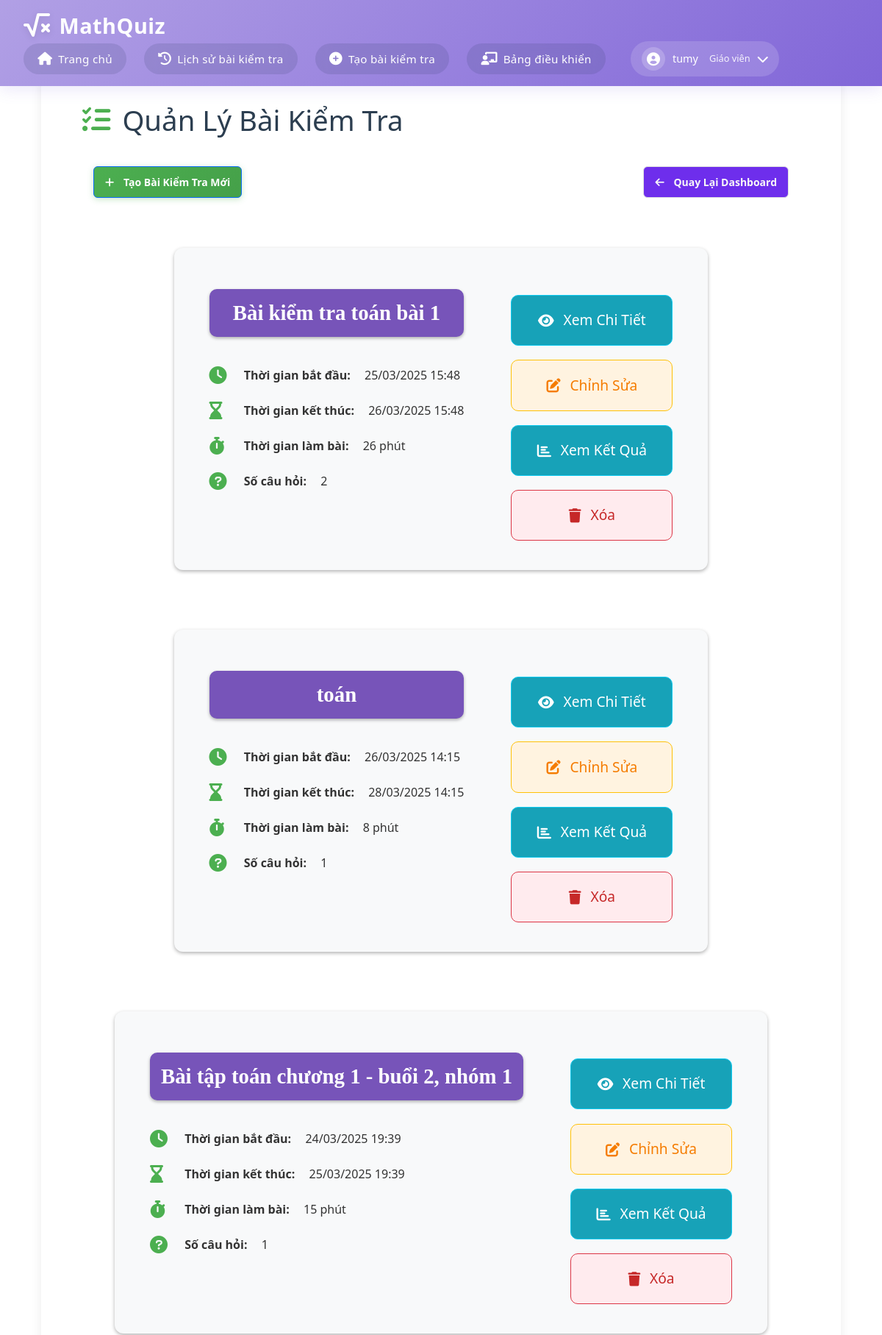
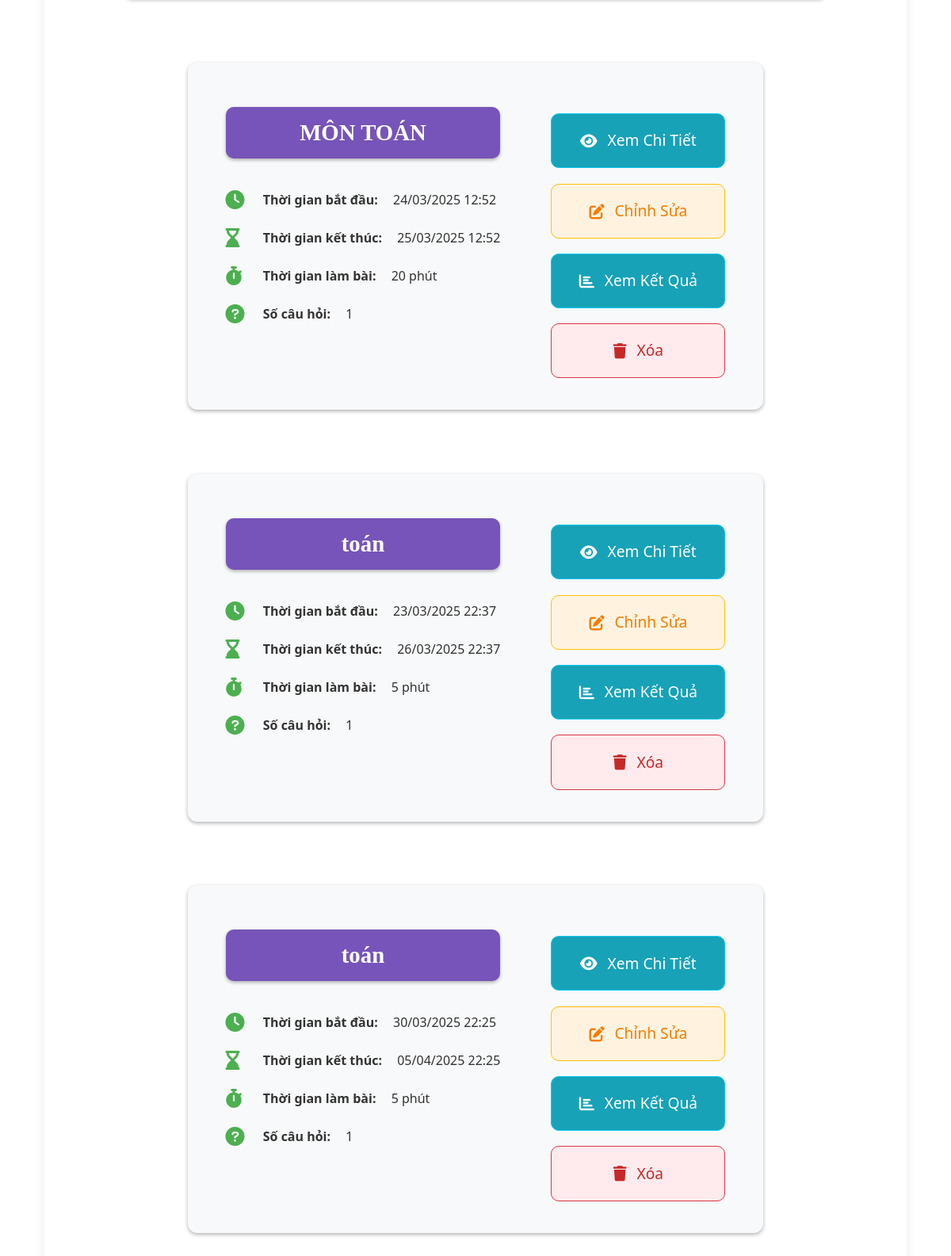
Page /teacher/manage-quizzes (signed in, upper part) on the committed database (2 pictures, top to bottom).
### app.py (models this page shows)
class Quiz(db.Model):
    id = db.Column(db.Integer, primary_key=True)
    title = db.Column(db.String(200), nullable=False)
    teacher_id = db.Column(db.Integer, db.ForeignKey('user.id'), nullable=False)
    start_time = db.Column(db.DateTime, nullable=False)
    end_time = db.Column(db.DateTime, nullable=False)
    duration = db.Column(db.Integer, nullable=False)  # in minutes
    questions = db.relationship('Question', backref='quiz', lazy=True)
    teacher = db.relationship('User', backref='quizzes', lazy=True)

### app.py (the view)
@app.route('/teacher/manage-quizzes')
def manage_quizzes():
    if 'user_id' not in session or session['role'] != 'teacher':
        flash('Bạn không có quyền truy cập trang này!')
        return redirect(url_for('home'))
    teacher_id = session['user_id']
    quizzes = Quiz.query.filter_by(teacher_id=teacher_id).order_by(Quiz.id.desc()).all()
    return render_template('manage_quizzes.html', quizzes=quizzes)

### templates/manage_quizzes.html (shortened to what this page needs)
{% extends "base.html" %}
{% block content %}
<div class="container">
    <h1><i class="fas fa-tasks"></i> Quản Lý Bài Kiểm Tra</h1>
    <div class="action-bar">
        <a href="{{ url_for('create_quiz') }}" class="btn btn-primary">
            <i class="fas fa-plus"></i> Tạo Bài Kiểm Tra Mới
        </a>
        <a href="{{ url_for('teacher_dashboard') }}" class="btn btn-secondary">
            <i class="fas fa-arrow-left"></i> Quay Lại Dashboard
        </a>
    </div>
    <div class="quiz-list-manage">
        {% if quizzes %}
            {% for quiz in quizzes %}
            <div class="quiz-card">
                <div class="quiz-info">
                    <h3>{{ quiz.title }}</h3>
                    <p class="quiz-info-text">
                        <i class="fas fa-clock"></i>
                        <strong>Thời gian bắt đầu:</strong> {{ quiz.start_time.strftime('%d/%m/%Y %H:%M') }}
                    </p>
                    <p class="quiz-info-text">
                        <i class="fas fa-hourglass-end"></i>
                        <strong>Thời gian kết thúc:</strong> {{ quiz.end_time.strftime('%d/%m/%Y %H:%M') }}
                    </p>
                    <p class="quiz-info-text">
                        <i class="fas fa-stopwatch"></i>
                        <strong>Thời gian làm bài:</strong> {{ quiz.duration }} phút
                    </p>
                    <p class="quiz-info-text">
                        <i class="fas fa-question-circle"></i>
                        <strong>Số câu hỏi:</strong> {{ quiz.questions|length }}
                    </p>
                </div>
                <div class="quiz-actions">
                    <a href="{{ url_for('view_quiz', quiz_id=quiz.id) }}" class="btn btn-small btn-info">
                        <i class="fas fa-eye"></i> Xem Chi Tiết
                    </a>
                    <a href="{{ url_for('edit_quiz', quiz_id=quiz.id) }}" class="btn btn-small btn-warning">
                        <i class="fas fa-edit"></i> Chỉnh Sửa
                    </a>
                    <a href="{{ url_for('quiz_results', quiz_id=quiz.id) }}" class="btn btn-small btn-info">
                        <i class="fas fa-chart-bar"></i> Xem Kết Quả
                    </a>
                    <a href="{{ url_for('delete_quiz', quiz_id=quiz.id) }}" class="btn btn-small btn-danger" onclick="return confirm('Bạn có chắc chắn muốn xóa bài kiểm tra này?');">
                        <i class="fas fa-trash"></i> Xóa
                    </a>
                </div>
            </div>
            {% endfor %}
        {% endif %}
    </div>
</div>
{% endblock %}

### static/css/style.css (style rules this page uses)
:root { --primary-color: #9370DB; --secondary-color: #B19CD9; --background-color: linear-gradient(135deg, #9370DB, #9c83ca, #F8F8FF); --text-color: #333; }
* { margin: 0; padding: 0; box-sizing: border-box; }
html, body { height: 100%; margin: 0; display: flex; flex-direction: column; }
body { font-family: Arial, sans-serif; background-color: var(--background-color); color: var(--text-color); line-height: 1.6; height: 100%; width: 100%; margin: 0; }
.container { width: 100%; text-align: center; margin: 30px auto; }
.btn { background-color: #9370DB; color: white; padding: 0.8rem 1.5rem; border: none; border-radius: 4px; cursor: pointer; font-size: 1rem; transition: background-color 0.3s; text-decoration: none; display: inline-block; }
.btn { width: 300px; padding: 12px; font-size: 18px; color: #fff; background-color: #007bff; border: none; border-radius: 4px; cursor: pointer; }
.btn-primary { width: auto; background-color: #1a9248 !important; }
.btn-danger { background-color: #db1c1c; }
.btn-secondary { width: auto; background-color: #6e2eec !important; }
.quiz-card { display: block; background: #ffffff; padding: 1.5rem; border-radius: 10px; box-shadow: 0 2px 5px rgba(0, 0, 0, 0.3); max-width: 100%; margin: 20px auto; width: auto; box-sizing: border-box; height: auto; }
.quiz-card h3 { font-family: 'Times New Roman', Times, serif; background: #7754b9; color: #ffffff; border-radius: 10px; padding: 15px; box-shadow: 0 2px 4px rgba(0,0,0,0.3); margin: 0; font-size: 1.5rem; text-overflow: ellipsis; overflow: hidden; white-space: nowrap; word-wrap: break-word; }
.quiz-card .quiz-info { font-size: 1rem; margin-top: 1rem; }
.quiz-card .quiz-info-text { font-size: 1rem; color: #333; }
.quiz-card .quiz-actions { margin-top: 1.5rem; display: flex; justify-content: space-between; }
.quiz-actions { display: flex; gap: 1rem; margin-top: 1rem; }
.quiz-actions .btn-info { background-color: #17a2b8; color: white; }
.quiz-info-text { font-size: 0.875rem; margin: 5px 0; word-wrap: break-word; }
.btn-small { padding: 0.5rem 1rem; font-size: 0.9rem; }
p { margin-top: 20px; color: #110e0e; text-align: center; }
.quiz-info-text { margin-top: 20px; color: #110e0e; text-align: center; text-align: left; }
.action-bar { display: flex; justify-content: space-between; margin-bottom: 20px; }
.action-bar .btn { padding: 10px 15px; font-size: 14px; font-weight: bold; border-radius: 6px; text-decoration: none; margin-left: 15px; margin-right: 15px; }

### templates/base.html (style rules this page uses)
:root { --primary-color: #b1a0e5; --secondary-color: #8166d8; --background-color: #b1a4dd; --text-color: #333; --shadow: rgba(112, 87, 219, 0.15); }
body { margin: 0; padding: 0; min-height: 100vh; background: var(--background-color); font-family: 'Segoe UI', system-ui, -apple-system, sans-serif; color: var(--text-color); display: flex; flex-direction: column; }
.container { margin-top: 6rem; margin-bottom: 15px; padding: 2rem; background: white; border-radius: 20px; box-shadow: -2px 7px 30px rgb(0 0 0 / 15%); flex: 1; }

### rows in the picture
Quiz: title "Bài kiểm tra toán bài 1", start_time "25/03/2025 15:48", end_time "26/03/2025 15:48", duration "26", questions|length "2"
Quiz: title "toán", start_time "26/03/2025 14:15", end_time "28/03/2025 14:15", duration "8", questions|length "1"
Quiz: title "Bài tập toán chương 1 - buổi 2, nhóm 1", start_time "24/03/2025 19:39", end_time "25/03/2025 19:39", duration "15", questions|length "1"
Quiz: title "MÔN TOÁN", start_time "24/03/2025 12:52", end_time "25/03/2025 12:52", duration "20", questions|length "1"
Quiz: title "toán", start_time "23/03/2025 22:37", end_time "26/03/2025 22:37", duration "5", questions|length "1"
Quiz: title "toán", start_time "30/03/2025 22:25", end_time "05/04/2025 22:25", duration "5", questions|length "1"

### other values in the picture
{{ session['username'] }} "tumy"
